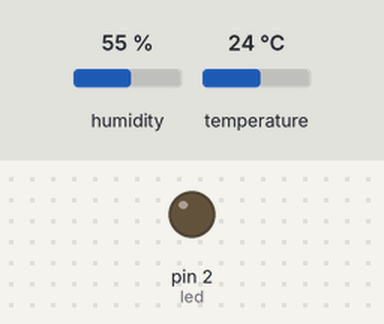
Simulated run of this sketch. Board: Arduino Uno, built with avr-gcc and run on an emulated ATmega328P. Parts: output pins drawn as LEDs (lit = HIGH). Inputs (shaded band) come from the test bench; at power-on: temperature 24 °C, humidity 55 %. What the sketch prints to the serial monitor is not drawn.

Above: at 4.8 s.
4.9 s: temperature set to 27 °C
9.9 s: temperature set to 30 °C
At 12.8 s:
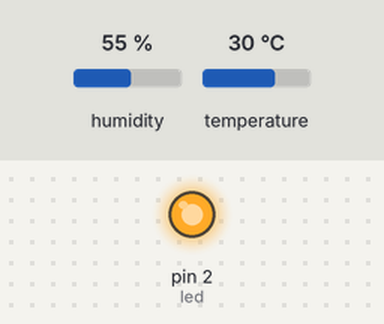
14.9 s: temperature set to 12 °C
At 17.4 s:
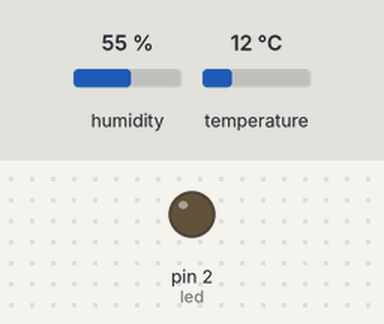
19.9 s: temperature set to 33 °C
At 21.1 s:
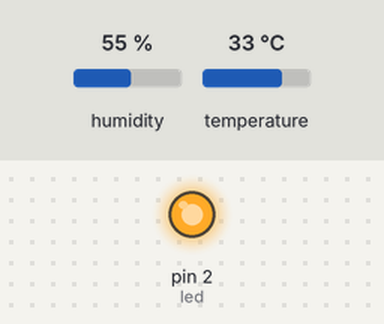
Timing chart, 0 to 22.9 s (numbered marks = the images above; inputs shaded):
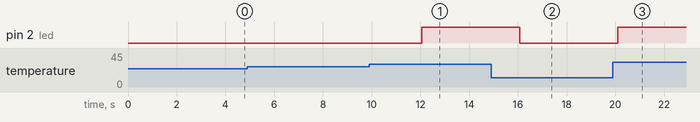

Measured:
- the behaviour switches between 28 and 29 °C on temperature (found by bisection; images 0 and 1)
- after the input at 4.9 s, every drawn part: stays the same
- after the input at 9.9 s, pin 2 (led): LOW → HIGH after 2.2 s
- after the input at 14.9 s, pin 2 (led): HIGH → LOW after 1.2 s
- after the input at 19.9 s, pin 2 (led): LOW → HIGH after 0.19 s

The sketch:

ColaMensajes.ino
```cpp
#include <Arduino_FreeRTOS.h>
#include <queue.h>
#include <DHT.h>


#define DHTPIN 7
#define DHTTYPE DHT11
DHT dht(DHTPIN, DHTTYPE);


const int led = 2;


QueueHandle_t colaTemperatura;


void TareaLectura(void *pvParameters);
void TareaProcesamiento(void *pvParameters);
void TareaMonitoreo(void *pvParameters);

void setup() {
  Serial.begin(9600);
  dht.begin();
  pinMode(led, OUTPUT);


  colaTemperatura = xQueueCreate(5, sizeof(float));

  if (colaTemperatura != NULL) {

    xTaskCreate(TareaLectura, "Lectura", 128, NULL, 2, NULL);
    xTaskCreate(TareaProcesamiento, "Procesamiento", 128, NULL, 2, NULL);
    xTaskCreate(TareaMonitoreo, "Monitoreo", 128, NULL, 1, NULL);
  } else {
    Serial.println("Error al crear la cola");
  }


  vTaskStartScheduler();
}

void loop() {

}


void TareaLectura(void *pvParameters) {
  (void) pvParameters;
  for (;;) {
    float temp = dht.readTemperature();
    if (!isnan(temp)) {
      // Enviar valor a la cola
      xQueueSend(colaTemperatura, &temp, portMAX_DELAY);
    }
    vTaskDelay(2000 / portTICK_PERIOD_MS);
  }
}


void TareaProcesamiento(void *pvParameters) {
  (void) pvParameters;
  float tempRecibida;
  for (;;) {
    if (xQueueReceive(colaTemperatura, &tempRecibida, portMAX_DELAY) == pdTRUE) {
      Serial.print("🌡️ Temperatura: ");
      Serial.print(tempRecibida);
      Serial.println(" °C");

      if (tempRecibida > 28.0) {
        digitalWrite(led, HIGH);
        Serial.println("¡Temperatura alta! LED encendido.");
      } else {
        digitalWrite(led, LOW);
      }
    }
  }
}


void TareaMonitoreo(void *pvParameters) {
  (void) pvParameters;
  for (;;) {
    Serial.println("Sistema en funcionamiento...");
    vTaskDelay(3000 / portTICK_PERIOD_MS);
  }
}
```
